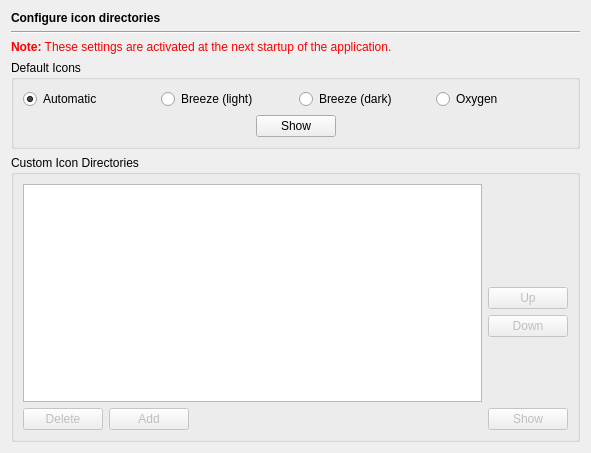
<?xml version="1.0" encoding="UTF-8"?>
<ui version="4.0">
 <class>IconsPage</class>
 <widget class="QWidget" name="IconsPage">
  <property name="geometry">
   <rect>
    <x>0</x>
    <y>0</y>
    <width>591</width>
    <height>453</height>
   </rect>
  </property>
  <layout class="QVBoxLayout" name="verticalLayout_2">
   <item>
    <widget class="QLabel" name="headerLabel">
     <property name="text">
      <string>&lt;b&gt;Configure icon directories&lt;/b&gt;</string>
     </property>
    </widget>
   </item>
   <item>
    <widget class="Line" name="line10">
     <property name="frameShape">
      <enum>QFrame::HLine</enum>
     </property>
     <property name="frameShadow">
      <enum>QFrame::Sunken</enum>
     </property>
     <property name="orientation">
      <enum>Qt::Horizontal</enum>
     </property>
    </widget>
   </item>
   <item>
    <widget class="QLabel" name="TextLabel1_2_2_2_2">
     <property name="text">
      <string>&lt;font color=&quot;#FF0000&quot;&gt;&lt;b&gt;Note:&lt;/b&gt; These settings are activated at the next startup of the application.&lt;/font&gt;</string>
     </property>
    </widget>
   </item>
   <item>
    <widget class="QGroupBox" name="groupBox_2">
     <property name="title">
      <string>Default Icons</string>
     </property>
     <layout class="QVBoxLayout" name="verticalLayout">
      <item>
       <layout class="QHBoxLayout" name="horizontalLayout_3">
        <item>
         <widget class="QRadioButton" name="defaultAutomaticButton">
          <property name="toolTip">
           <string>Select to select between Breeze (dark) and Breeze (light) based on the window lightness</string>
          </property>
          <property name="text">
           <string>Automatic</string>
          </property>
          <property name="checked">
           <bool>true</bool>
          </property>
         </widget>
        </item>
        <item>
         <widget class="QRadioButton" name="defaultBreezeLightButton">
          <property name="toolTip">
           <string>Select to use the Breeze vector icons for light window background</string>
          </property>
          <property name="text">
           <string>Breeze (light)</string>
          </property>
         </widget>
        </item>
        <item>
         <widget class="QRadioButton" name="defaultBreezeDarkButton">
          <property name="toolTip">
           <string>Select to use the Breeze vector icons for dark window background</string>
          </property>
          <property name="text">
           <string>Breeze (dark)</string>
          </property>
         </widget>
        </item>
        <item>
         <widget class="QRadioButton" name="defaultOxygenButton">
          <property name="toolTip">
           <string>Select to use the Oxygen pixmap icons</string>
          </property>
          <property name="text">
           <string>Oxygen</string>
          </property>
         </widget>
        </item>
       </layout>
      </item>
      <item>
       <layout class="QHBoxLayout" name="horizontalLayout_2">
        <item>
         <spacer name="horizontalSpacer">
          <property name="orientation">
           <enum>Qt::Horizontal</enum>
          </property>
          <property name="sizeHint" stdset="0">
           <size>
            <width>40</width>
            <height>20</height>
           </size>
          </property>
         </spacer>
        </item>
        <item>
         <widget class="QPushButton" name="showDefaultIconsButton">
          <property name="toolTip">
           <string>Press to show a dialog with a preview of the selected default icon set</string>
          </property>
          <property name="text">
           <string>Show</string>
          </property>
         </widget>
        </item>
        <item>
         <spacer name="horizontalSpacer_2">
          <property name="orientation">
           <enum>Qt::Horizontal</enum>
          </property>
          <property name="sizeHint" stdset="0">
           <size>
            <width>40</width>
            <height>20</height>
           </size>
          </property>
         </spacer>
        </item>
       </layout>
      </item>
     </layout>
    </widget>
   </item>
   <item>
    <widget class="QGroupBox" name="groupBox">
     <property name="title">
      <string>Custom Icon Directories</string>
     </property>
     <layout class="QGridLayout" name="gridLayout">
      <item row="0" column="0">
       <widget class="QListWidget" name="iconDirectoryList">
        <property name="toolTip">
         <string>List of icon directories</string>
        </property>
        <property name="alternatingRowColors">
         <bool>true</bool>
        </property>
       </widget>
      </item>
      <item row="0" column="1">
       <layout class="QVBoxLayout">
        <item>
         <spacer>
          <property name="orientation">
           <enum>Qt::Vertical</enum>
          </property>
          <property name="sizeType">
           <enum>QSizePolicy::Expanding</enum>
          </property>
          <property name="sizeHint" stdset="0">
           <size>
            <width>20</width>
            <height>209</height>
           </size>
          </property>
         </spacer>
        </item>
        <item>
         <widget class="QPushButton" name="upButton">
          <property name="enabled">
           <bool>false</bool>
          </property>
          <property name="text">
           <string>Up</string>
          </property>
         </widget>
        </item>
        <item>
         <widget class="QPushButton" name="downButton">
          <property name="enabled">
           <bool>false</bool>
          </property>
          <property name="text">
           <string>Down</string>
          </property>
         </widget>
        </item>
        <item>
         <spacer>
          <property name="orientation">
           <enum>Qt::Vertical</enum>
          </property>
          <property name="sizeType">
           <enum>QSizePolicy::Expanding</enum>
          </property>
          <property name="sizeHint" stdset="0">
           <size>
            <width>20</width>
            <height>170</height>
           </size>
          </property>
         </spacer>
        </item>
       </layout>
      </item>
      <item row="1" column="0">
       <layout class="QHBoxLayout" name="horizontalLayout">
        <item>
         <widget class="QPushButton" name="deleteIconDirectoryButton">
          <property name="enabled">
           <bool>false</bool>
          </property>
          <property name="toolTip">
           <string>Press to delete the selected directory from the list</string>
          </property>
          <property name="text">
           <string>Delete</string>
          </property>
         </widget>
        </item>
        <item>
         <widget class="QPushButton" name="addIconDirectoryButton">
          <property name="enabled">
           <bool>false</bool>
          </property>
          <property name="toolTip">
           <string>Press to add the entered directory to the list</string>
          </property>
          <property name="text">
           <string>Add</string>
          </property>
         </widget>
        </item>
        <item>
         <widget class="EricPathPicker" name="iconDirectoryPicker" native="true">
          <property name="sizePolicy">
           <sizepolicy hsizetype="Expanding" vsizetype="Preferred">
            <horstretch>0</horstretch>
            <verstretch>0</verstretch>
           </sizepolicy>
          </property>
          <property name="focusPolicy">
           <enum>Qt::StrongFocus</enum>
          </property>
         </widget>
        </item>
       </layout>
      </item>
      <item row="1" column="1">
       <widget class="QPushButton" name="showIconsButton">
        <property name="enabled">
         <bool>false</bool>
        </property>
        <property name="text">
         <string>Show</string>
        </property>
       </widget>
      </item>
     </layout>
    </widget>
   </item>
  </layout>
 </widget>
 <customwidgets>
  <customwidget>
   <class>EricPathPicker</class>
   <extends>QWidget</extends>
   <header>EricWidgets/EricPathPicker.h</header>
   <container>1</container>
  </customwidget>
 </customwidgets>
 <tabstops>
  <tabstop>defaultAutomaticButton</tabstop>
  <tabstop>defaultBreezeLightButton</tabstop>
  <tabstop>defaultBreezeDarkButton</tabstop>
  <tabstop>defaultOxygenButton</tabstop>
  <tabstop>showDefaultIconsButton</tabstop>
  <tabstop>iconDirectoryPicker</tabstop>
  <tabstop>showIconsButton</tabstop>
  <tabstop>addIconDirectoryButton</tabstop>
  <tabstop>iconDirectoryList</tabstop>
  <tabstop>deleteIconDirectoryButton</tabstop>
  <tabstop>upButton</tabstop>
  <tabstop>downButton</tabstop>
 </tabstops>
 <resources/>
 <connections/>
</ui>
